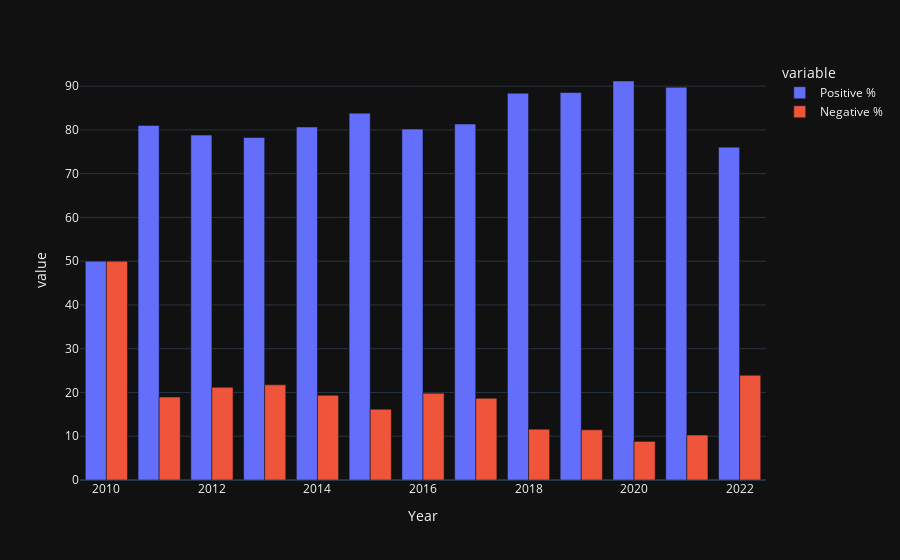

This figure's notebook cell:
### Code cell
fig = px.bar(year_group_label_df, x='Year', y=['Positive %', 'Negative %'], barmode='group', template='plotly_dark')
fig.show()

### Figure 1 — Plotly figure (JSON) as saved in the notebook; plotly's stock layout.template omitted (floating-point values rounded to 4 significant figures)
{"data": [{"alignmentgroup": "True", "hovertemplate": "variable=Positive %<br>Year=%{x}<br>value=%{y}<extra></extra>", "legendgroup": "Positive %", "marker": {"color": "#636efa", "pattern": {"shape": ""}}, "name": "Positive %", "offsetgroup": "Positive %", "orientation": "v", "showlegend": true, "textposition": "auto", "type": "bar", "x": [2020, 2021, 2019, 2018, 2015, 2017, 2011, 2014, 2016, 2012, 2013, 2022, 2010], "xaxis": "x", "y": [91.18, 89.74, 88.54, 88.39, 83.83, 81.34, 81.03, 80.66, 80.19, 78.81, 78.26, 76.06, 50], "yaxis": "y"}, {"alignmentgroup": "True", "hovertemplate": "variable=Negative %<br>Year=%{x}<br>value=%{y}<extra></extra>", "legendgroup": "Negative %", "marker": {"color": "#EF553B", "pattern": {"shape": ""}}, "name": "Negative %", "offsetgroup": "Negative %", "orientation": "v", "showlegend": true, "textposition": "auto", "type": "bar", "x": [2020, 2021, 2019, 2018, 2015, 2017, 2011, 2014, 2016, 2012, 2013, 2022, 2010], "xaxis": "x", "y": [8.824, 10.26, 11.46, 11.61, 16.17, 18.66, 18.97, 19.34, 19.81, 21.19, 21.74, 23.94, 50], "yaxis": "y"}], "layout": {"barmode": "group", "legend": {"title": {"text": "variable"}, "tracegroupgap": 0}, "margin": {"t": 60}, "xaxis": {"anchor": "y", "domain": [0, 1], "title": {"text": "Year"}}, "yaxis": {"anchor": "x", "domain": [0, 1], "title": {"text": "value"}}}}
